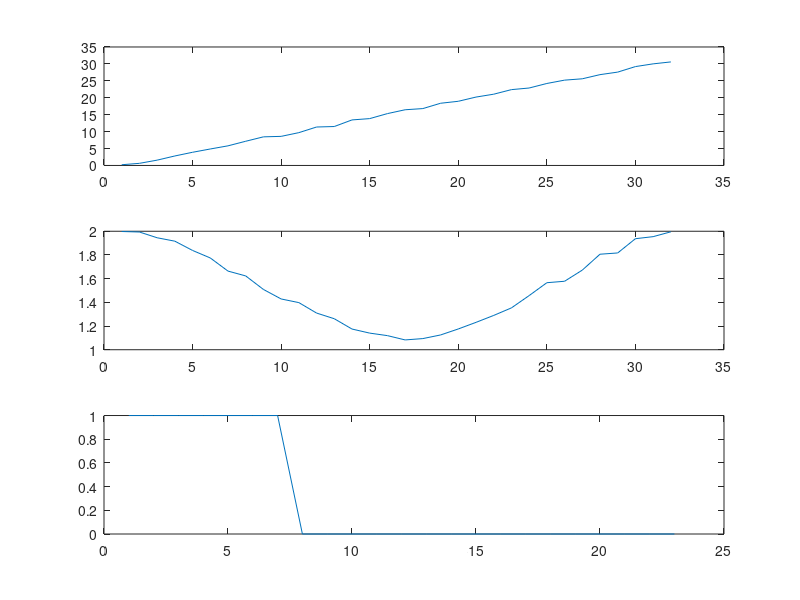
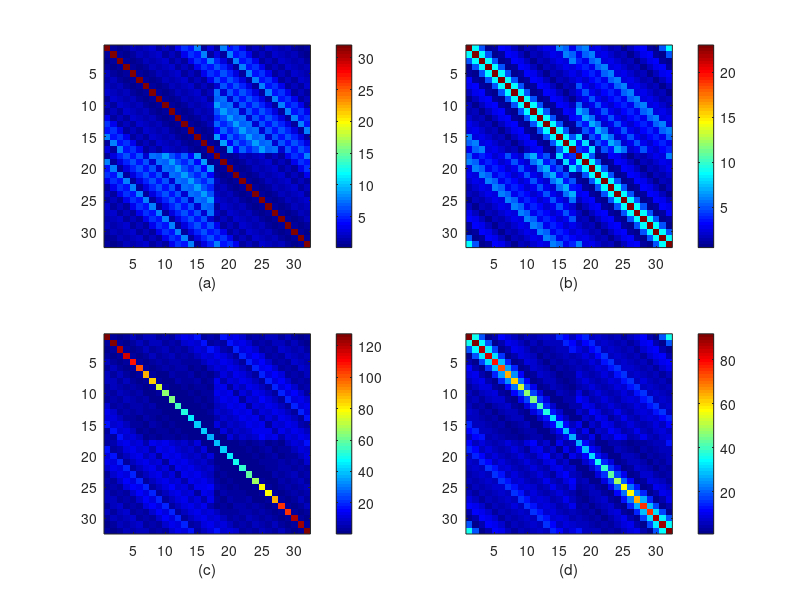
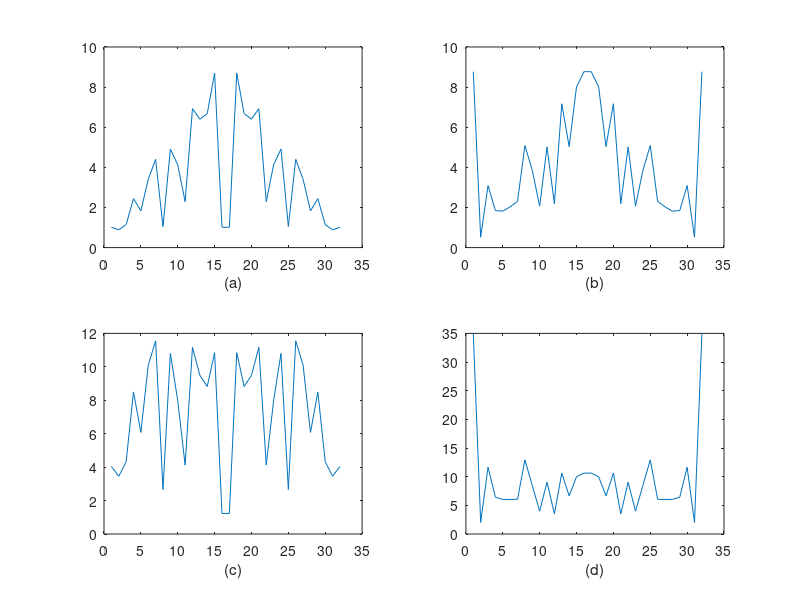

Write the MATLAB code that produced these figures, in order.
function plot_mwni_matrices
    
t=0:31;
nt=length(t);
irreg = 1;

if (irreg == 1)
    for i=1:nt
        t(i) = t(i) + 1*(rand() - 0.5);
    end
end
    
nz = 0;
F=dftoperator(t,nz);
w=fftshift(1+exp(-(t-nt/2).^2/100));
W=diag(w);
I=eye(nt);

%gaps
T=I;for ii=floor(nt/4):floor(nt/2);T(ii,ii)=0;end
%decimation
%T=I;for ii=1:2:nt;T(ii,ii)=0;end

TT=[];
for i=1:length(T(:,1))
    if (T(i,i)~= 0) 
        TT=[TT;T(i,:)];
    end;
end

T=TT;

figure(1);subplot(311);plot(t)
figure(1);subplot(312);plot(w);
figure(1);subplot(313);plot(diag(T));

FF=F*F';
FTTF=F*T'*T*F';
WFFW=W'*F*F'*W;
WFTTFW=W'*F*T'*T*F'*W;

figure(2);
colormap(jet);
subplot(221);imagesc(abs(FF));colorbar;xlabel('(a)');
subplot(222);imagesc(abs(FTTF));colorbar;xlabel('(b)');
subplot(223);imagesc(abs(WFFW));colorbar;xlabel('(c)');
subplot(224);imagesc(abs(WFTTFW));colorbar;xlabel('(d)');

figure(3);
subplot(221);plot(diag((abs(FF))));xlabel('(a)');
subplot(222);plot(diag(abs(FTTF)));xlabel('(b)');
subplot(223);plot(diag(abs(WFFW)));xlabel('(c)');
subplot(224);plot(diag(abs(WFTTFW)));xlabel('(d)');

figure(3);
subplot(221);plot(antidiag((abs(FF))));xlabel('(a)');
subplot(222);plot(antidiag(abs(FTTF)));xlabel('(b)');
subplot(223);plot(antidiag(abs(WFFW)));xlabel('(c)');
subplot(224);plot(antidiag(abs(WFTTFW)));xlabel('(d)');
keyboard

return;
figure(4);
colormap(summer);
subplot(221);mesh(abs(F*F'));colorbar;xlabel('(a)');
subplot(222);mesh(abs(F*T*T*F'));colorbar;colorbar;xlabel('(b)');
subplot(223);mesh(abs(W*F*F'*W));colorbar;colorbar;xlabel('(c)');
subplot(224);mesh(abs(W*F*T*T*F'*W));colorbar;colorbar;xlabel('(d)');

return;
function [F,w]=dftoperator(t,nz,wxi)
     % [F]=dftoperator(t,nz,nxi);
     % with t space axis (can be irregular)
     %      nz number of zeros to pad
     %      wxi optional weights proportional to the distance 
     %          between samples.
     %  Output; F is DFT operator.
     %          w is frequency axis.
     % Use this operator as follows:
     % DFT: X=F*x(:);
     % IDFT: x=F'*X(:);
     if (nargin < 3) wxi=ones(size(t));end
     if (nargin < 2) nz=0;end
     nt=length(t);
     dt=(t(end)-t(1))/(length(t)-1);
     
     % padding
     ntz=nt+nz;
     
     % generate a frequency axis that matches fft axis.
     f=(-ntz+2)/2:(ntz)/2;
     vv=fftshift(f);f=[vv(end) vv(1:end-1)];
     f=f/(dt*ntz);
     w=f*2*pi;
     %w=-lw/2:lw/2-1;
     %w=w/(lw-1)*2*pi;
     F=exp(-i*(w(:)*t(:).'))*diag(wxi);
     return;
    function [B]=antidiag(A)
        B=diag(A(end:-1:1,:));
    return;
        